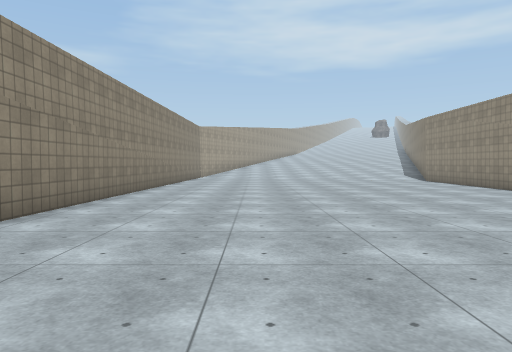
[1] (above)

18 first-person views from a walk through a Unity game level. The camera is 1.4 m above the floor, tilts 2° down and sees 70° across. The floor is counted in squares, 2 m on a side. Each view is taken from the middle of a square. On the plan, view 1 faces up. The plan holds only what a view shows up to about 11 squares ahead; the rest is blank. The place goes on beyond the plan. Surface patterns are stand-ins for the level's own textures.

[2]
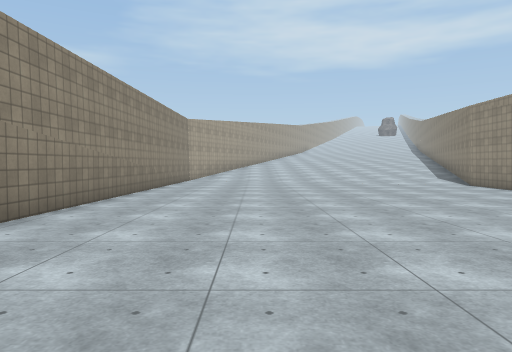

[3]
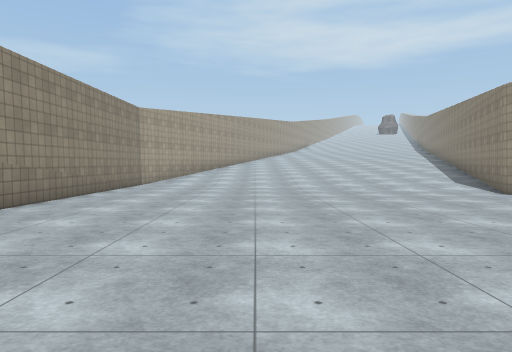

[4]
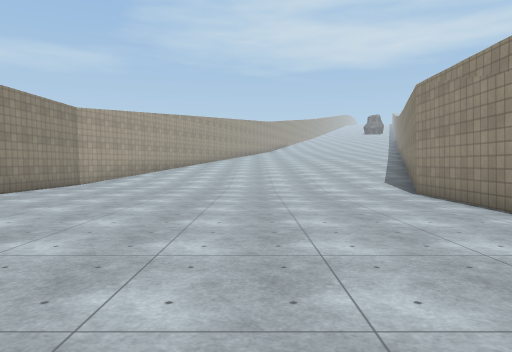

[5]
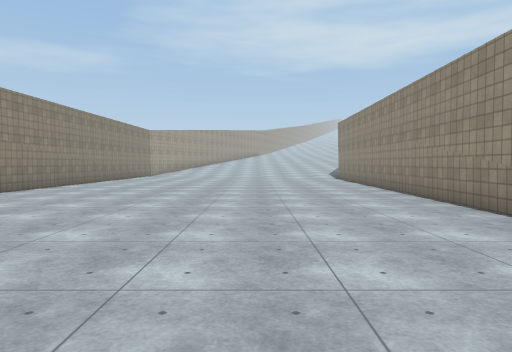

[6]
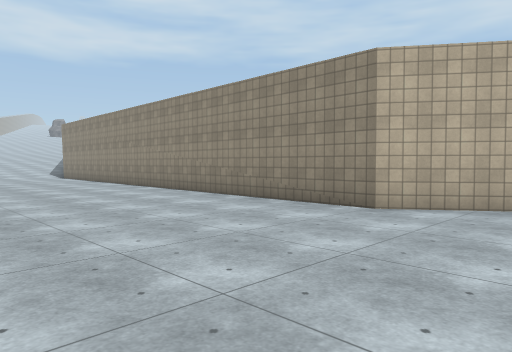

[7]
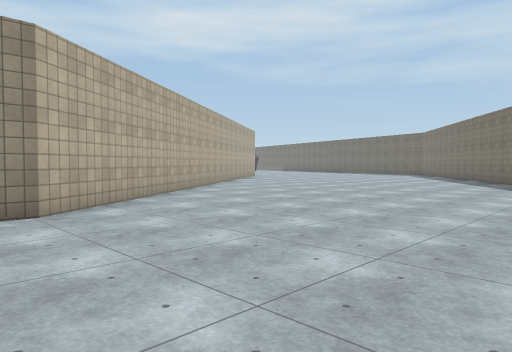

[8]
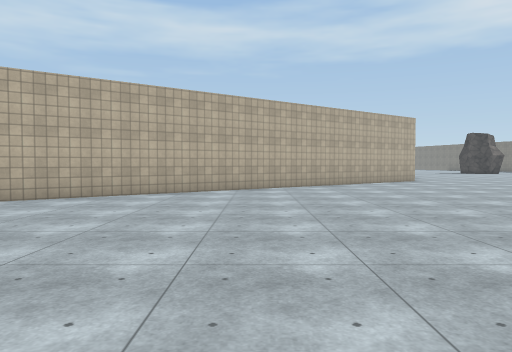

[9]
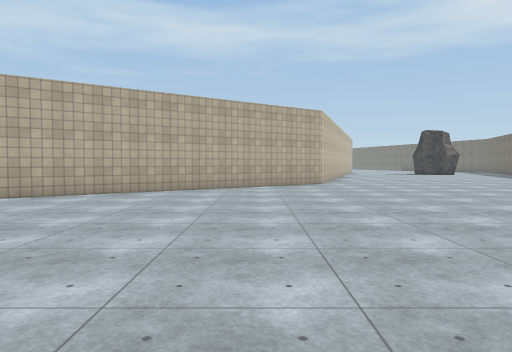

[10]
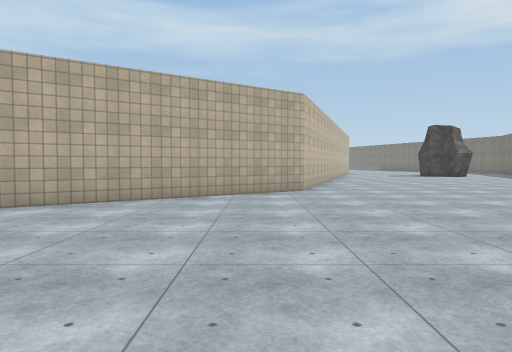

[11]
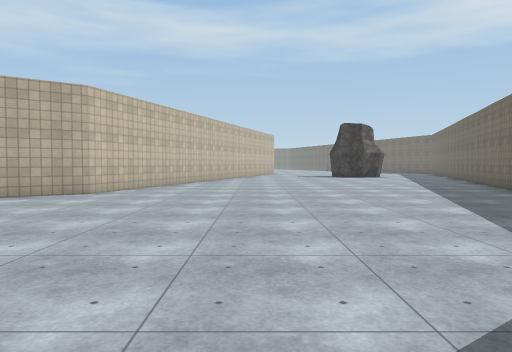

[12]
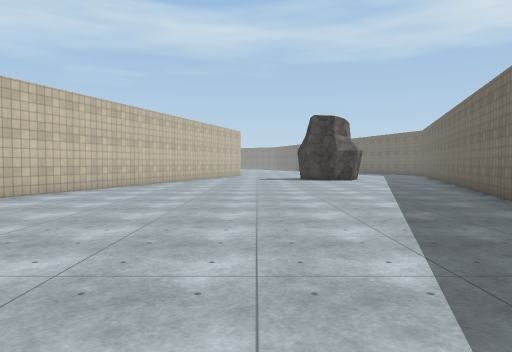

[13]
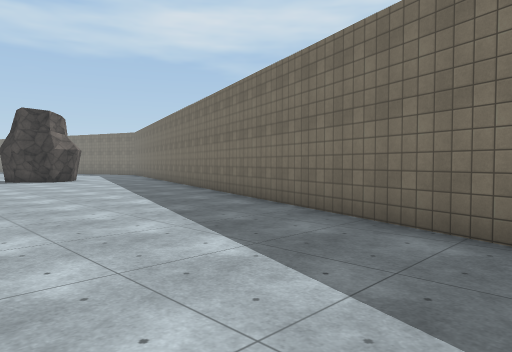

[14]
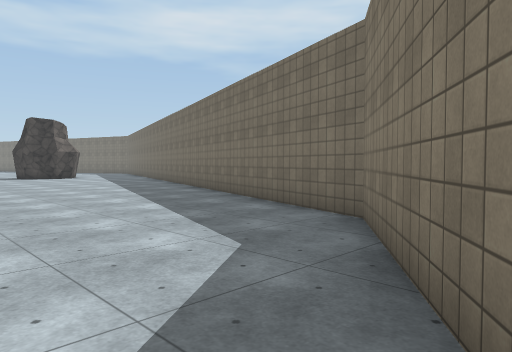

[15]
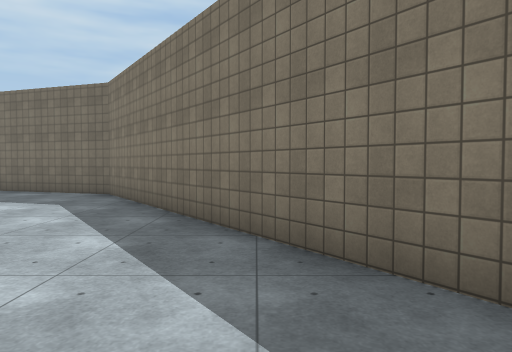

[16]
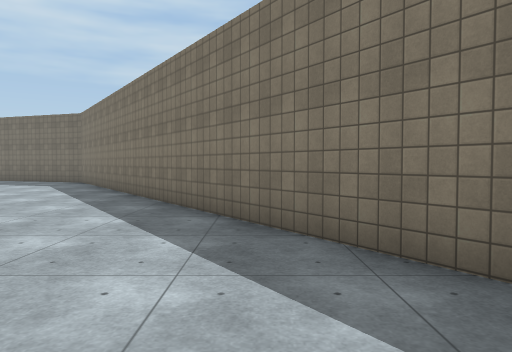

[17]
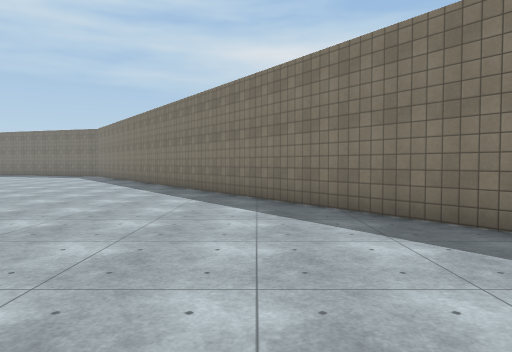

[18]
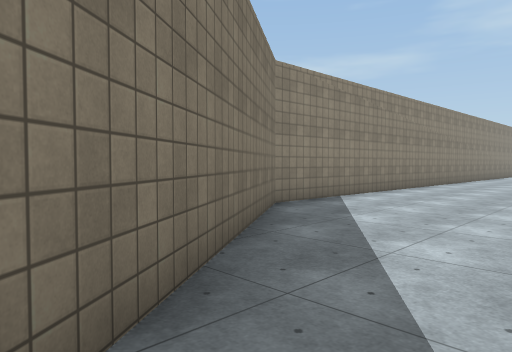

### Floor plan
Points are (right, up) in squares from view 1. A wall is a line through its corners. A room is listed if a view was taken in it or the views show most of it. See-through windows are left out.
Room 1 (views 1, 2, 3, 4, 5, 6, 7, 8, 9, 10, 11, 12, 13, 14, 15, 16, 17, 18)
walls: (-3.1, 2.5) (-3.3, -4.2) (9.3, -22.2) (21, -26.1); (21, -16.1) (15.3, -14.2) (6.3, -1.3) (6.7, 14.4) (7.7, 17.1); (-2.7, 17.1) (-3.1, 4.3)

Where each view was taken, in squares from view 1:
view 1: 0 up, 0 right, facing up
view 2: 3 up, 0 right, facing up
view 3: 6 up, 1 right, facing up
view 4: 6 up, 3 right, facing up
view 5: 2 down, 3 right, facing up
view 6: 4 down, 1 right, facing up-right
view 7: 0 up, 1 right, facing down-right
view 8: 8 down, 1 right, facing right
view 9: 12 down, 3 right, facing right
view 10: 13 down, 6 right, facing right
view 11: 18 down, 7 right, facing right
view 12: 20 down, 10 right, facing right
view 13: 19 down, 10 right, facing down-right
view 14: 18 down, 7 right, facing down-right
view 15: 14 down, 6 right, facing down
view 16: 9 down, 3 right, facing down
view 17: 3 down, 1 right, facing down
view 18: 9 down, 1 right, facing up-left
